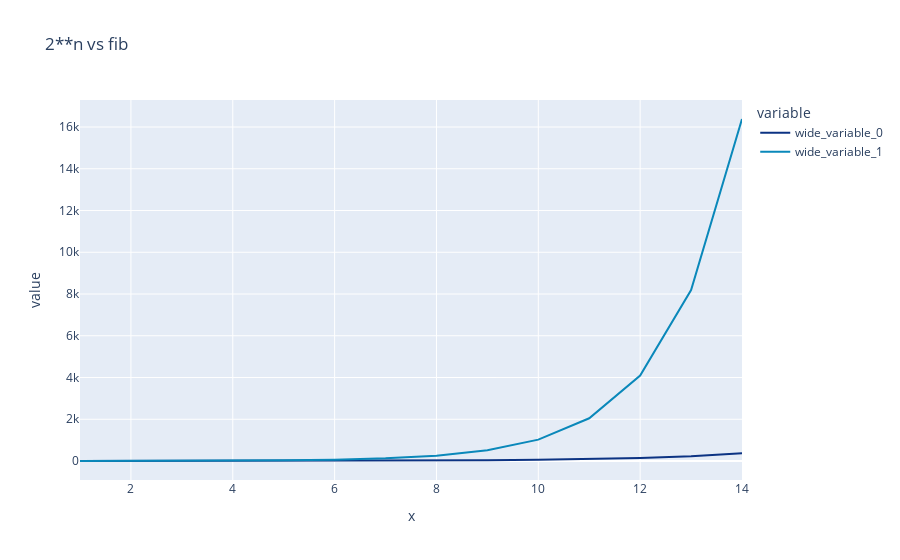

Notebook source saved alongside this figure:
### Markdown cell above
- not optimal distribution

### Code cell
fib = []
pow2 = []

n = list(range(1,15))
list(map(lambda i: fib.append(fib[-2] + fib[-1]) if len(fib) >= 2 else fib.append(1), n))
list(map(lambda i: pow2.append(2**i), n))

fig = px.line(
    x = n,
    y = [fib, pow2],
    color_discrete_sequence = plt_style_s,
    title = "2**n vs fib"
)

fig.show()

### Figure 1 — Plotly figure (JSON) as saved in the notebook; plotly's stock layout.template omitted (floating-point values rounded to 4 significant figures)
{"data": [{"hovertemplate": "variable=wide_variable_0<br>x=%{x}<br>value=%{y}<extra></extra>", "legendgroup": "wide_variable_0", "line": {"color": "rgb(12,51,131)", "dash": "solid"}, "marker": {"symbol": "circle"}, "mode": "lines", "name": "wide_variable_0", "orientation": "v", "showlegend": true, "type": "scatter", "x": [1, 2, 3, 4, 5, 6, 7, 8, 9, 10, 11, 12, 13, 14], "xaxis": "x", "y": [1, 1, 2, 3, 5, 8, 13, 21, 34, 55, 89, 144, 233, 377], "yaxis": "y"}, {"hovertemplate": "variable=wide_variable_1<br>x=%{x}<br>value=%{y}<extra></extra>", "legendgroup": "wide_variable_1", "line": {"color": "rgb(10,136,186)", "dash": "solid"}, "marker": {"symbol": "circle"}, "mode": "lines", "name": "wide_variable_1", "orientation": "v", "showlegend": true, "type": "scatter", "x": [1, 2, 3, 4, 5, 6, 7, 8, 9, 10, 11, 12, 13, 14], "xaxis": "x", "y": [2, 4, 8, 16, 32, 64, 128, 256, 512, 1024, 2048, 4096, 8192, 16384], "yaxis": "y"}], "layout": {"legend": {"title": {"text": "variable"}, "tracegroupgap": 0}, "title": {"text": "2**n vs fib"}, "xaxis": {"anchor": "y", "domain": [0, 1], "title": {"text": "x"}}, "yaxis": {"anchor": "x", "domain": [0, 1], "title": {"text": "value"}}}}
